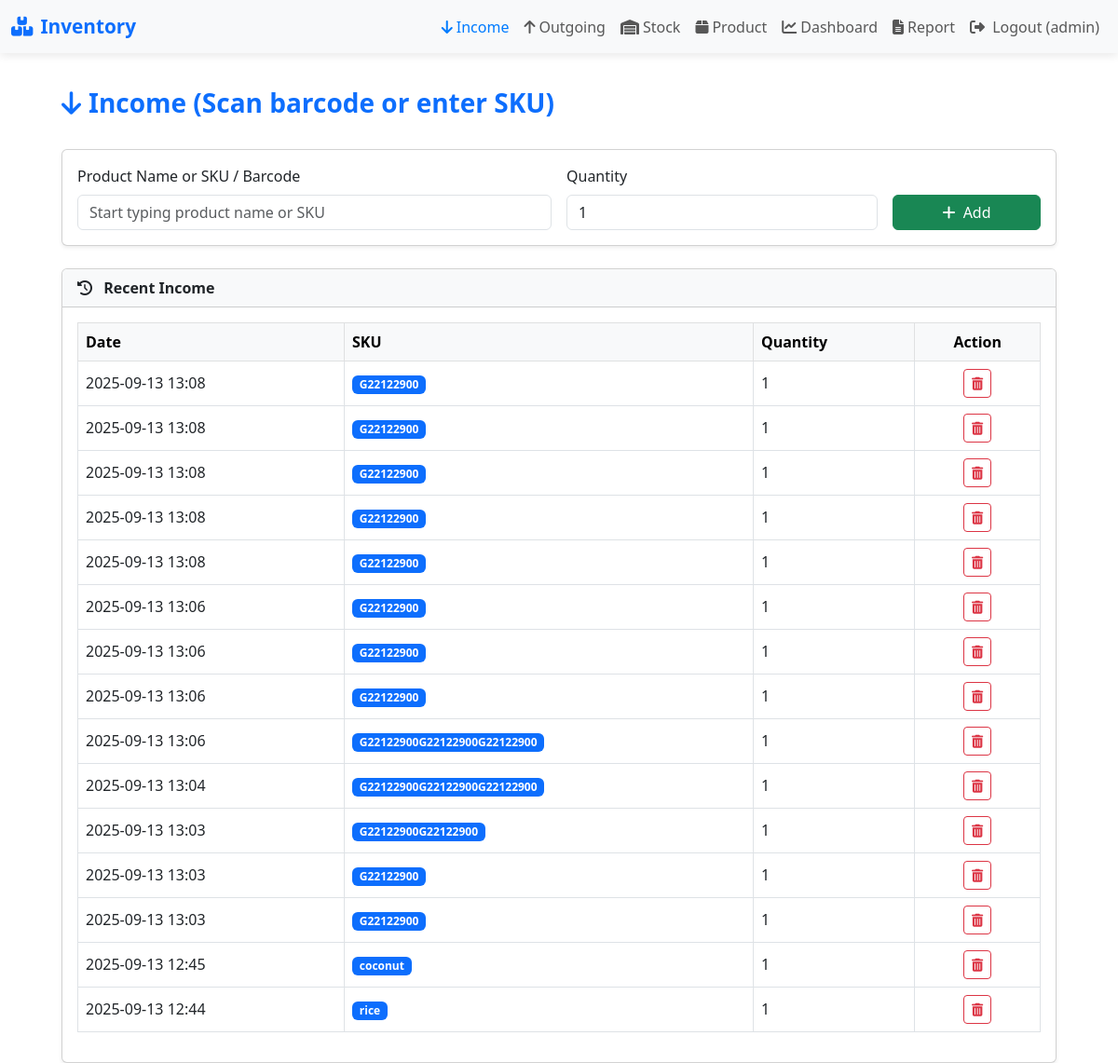
The page /income/ (signed in) on the database as committed earlier.
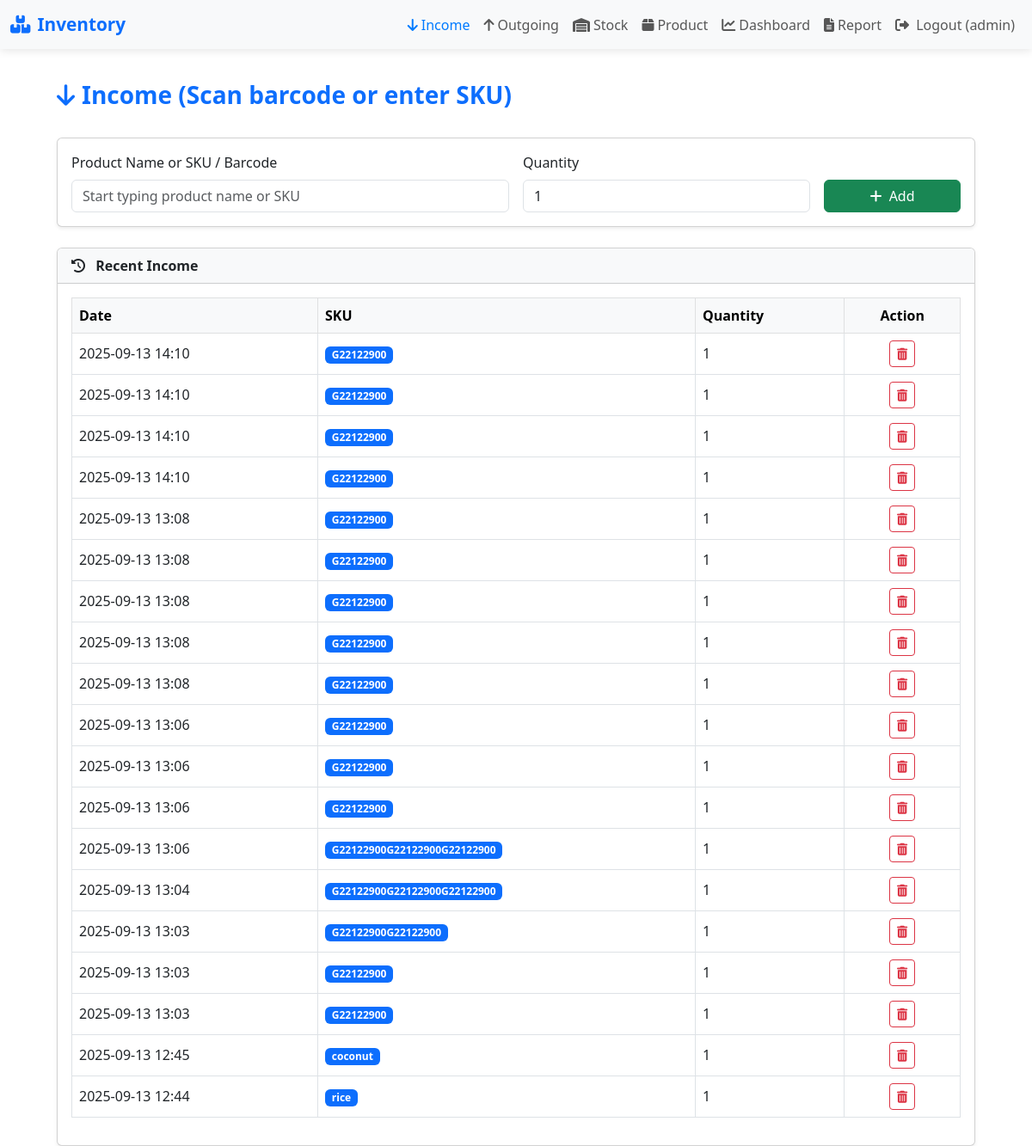
The same page on the database as committed later.
### warehouse/models.py (models this page shows, shortened)
class InventoryTransaction(models.Model):
    INCOME = 'IN'
    OUTGOING = 'OUT'
    TYPE_CHOICES = [(INCOME,'Income'),(OUTGOING,'Outgoing')]
    product = models.ForeignKey(Product, on_delete=models.CASCADE)
    tx_type = models.CharField(max_length=3, choices=TYPE_CHOICES)
    quantity = models.IntegerField()
    note = models.CharField(max_length=255, blank=True)
    created_at = models.DateTimeField(auto_now_add=True)

class Product(models.Model):
    sku = models.CharField(max_length=200, unique=True)
    name = models.CharField(max_length=255)
    description = models.TextField(blank=True)
    quantity = models.IntegerField(default=0)
    created_at = models.DateTimeField(auto_now_add=True)

### warehouse/views.py (the view, shortened to what this page needs)
# urls.py: path('income/', views.income, name='income'),
@login_required
def income(request):
    message = None
    form = ScanForm()
    message = request.session.pop('message', None)
    updates = InventoryTransaction.objects.filter(
        tx_type=InventoryTransaction.INCOME
    ).order_by('-created_at')[:20]
    return render(request, 'warehouse/income.html', {
        'form': form,
        'message': message,
        'updates': updates
    })

### warehouse/forms.py
class ScanForm(forms.Form):
    sku = forms.CharField(max_length=200)
    quantity = forms.IntegerField(min_value=1, initial=1)
    note = forms.CharField(required=False)

### templates/warehouse/income.html (shortened to what this page needs)
{% extends 'warehouse/base.html' %}
{% block content %}
<div class="container-fluid px-4">
    <div class="d-flex justify-content-between align-items-center mb-4">
        <h3 class="fw-bold text-primary">
            <i class="fas fa-arrow-down me-2"></i>Income (Scan barcode or enter SKU)
        </h3>
    </div>
    <div class="card shadow-sm mb-4">
        <div class="card-body">
            <form method="post" id="scanForm" class="row g-3 needs-validation" novalidate>
                <div class="col-md-6">
                    <label for="id_sku" class="form-label">Product Name or SKU / Barcode</label>
                    <input type="text" name="sku" class="form-control {% if form.sku.errors %}is-invalid{% endif %}"
                           id="id_sku" placeholder="Start typing product name or SKU"
                           value="{{ form.sku.value|default_if_none:'' }}"
                           autocomplete="off" required>
                </div>
                <div class="col-md-4">
                    <label for="id_quantity" class="form-label">Quantity</label>
                    <input type="number" name="quantity" class="form-control {% if form.quantity.errors %}is-invalid{% endif %}"
                           id="id_quantity" min="1" value="{{ form.quantity.value|default_if_none:1 }}" required>
                </div>
                <div class="col-md-2 d-flex align-items-end">
                    <button type="submit" class="btn btn-success w-100">
                        <i class="fas fa-plus me-1"></i> Add
                    </button>
                </div>
            </form>
        </div>
    </div>
    <div class="card shadow-sm">
        <div class="card-header bg-light fw-bold">
            <i class="fas fa-history me-2"></i> Recent Income
        </div>
        <div class="card-body">
            <div class="table-responsive">
                <table class="table table-hover table-bordered align-middle">
                    <thead class="table-light">
                        <tr>
                            <th scope="col">Date</th>
                            <th scope="col">SKU</th>
                            <th scope="col">Quantity</th>
                            <th scope="col" class="text-center">Action</th>
                        </tr>
                    </thead>
                    <tbody>
                        {% for u in updates %}
                        <tr>
                            <td>{{ u.created_at|date:"Y-m-d H:i" }}</td>
                            <td><span class="badge bg-primary">{{ u.product.sku }}</span></td>
                            <td>{{ u.quantity }}</td>
                            <td class="text-center">
                                <form method="post" onsubmit="return confirm('Remove this transaction?');">
                                    <button class="btn btn-sm btn-outline-danger" type="submit" title="Remove Entry">
                                        <i class="fas fa-trash-alt"></i>
                                    </button>
                                </form>
                            </td>
                        </tr>
                        {% empty %}
                        <tr>
                            <td colspan="4" class="text-center text-muted">No recent income entries.</td>
                        </tr>
                        {% endfor %}
                    </tbody>
                </table>
            </div>
        </div>
    </div>
</div>
<link rel="stylesheet" href="https://code.jquery.com/ui/1.13.2/themes/base/jquery-ui.css" />
{% endblock %}

Rows that differ between the two databases and show on the page:
added InventoryTransaction: created_at "2025-09-13 14:10", product.sku "G22122900", quantity "1"
added InventoryTransaction: created_at "2025-09-13 14:10", product.sku "G22122900", quantity "1"
added InventoryTransaction: created_at "2025-09-13 14:10", product.sku "G22122900", quantity "1"
added InventoryTransaction: created_at "2025-09-13 14:10", product.sku "G22122900", quantity "1"
